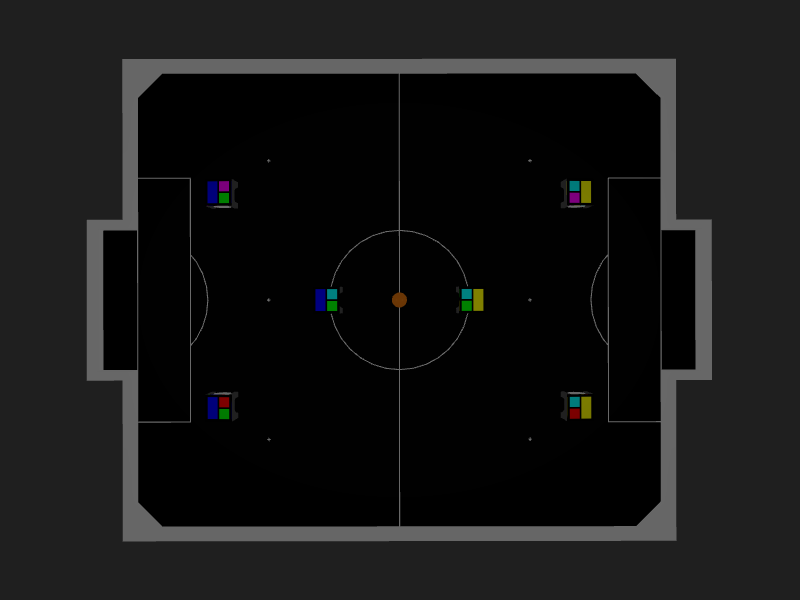
#> input picture simulated_data/image_10.png, 800 x 600 px, found by its file name
$ python color_spaces_img.py
#> lines starting #> are read from the running program, lines starting #| are printed output that depends on the picture
import os, sys
sys.dont_write_bytecode = True

cwd = os.getcwd()
if cwd not in sys.path:
    sys.path.append(cwd)

import cv2, numpy as np

class ColorCalibration:
    def __init__(self, color_space):
#> called with color_space = 4
        self.color_space = color_space
        self.labels = ['CH1L', 'CH2L', 'CH3L', 'CH1H', 'CH2H', 'CH3H']
        self.values = [255, 255, 255, 255, 255, 255]
        self.default = [0, 0, 0, 255, 255, 255]

        self.img1 = cv2.imread("simulated_data/image_10.png")
#> self.img1 is the input picture: shape (600, 800, 3); mean B, G, R 21.3, 21.4, 21.3
        self.img2 = cv2.imread("simulated_data/image_40.png")
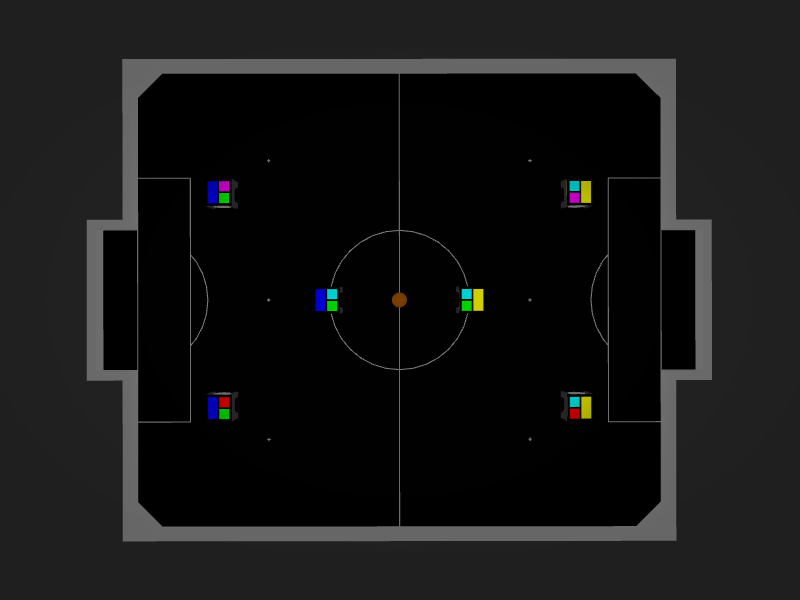
#> input picture simulated_data/image_40.png, 800 x 600 px, found by its file name
#> self.img2 is the input picture: shape (600, 800, 3); mean B, G, R 21.9, 22, 21.8
        self.img3 = cv2.imread("simulated_data/image_255.png")
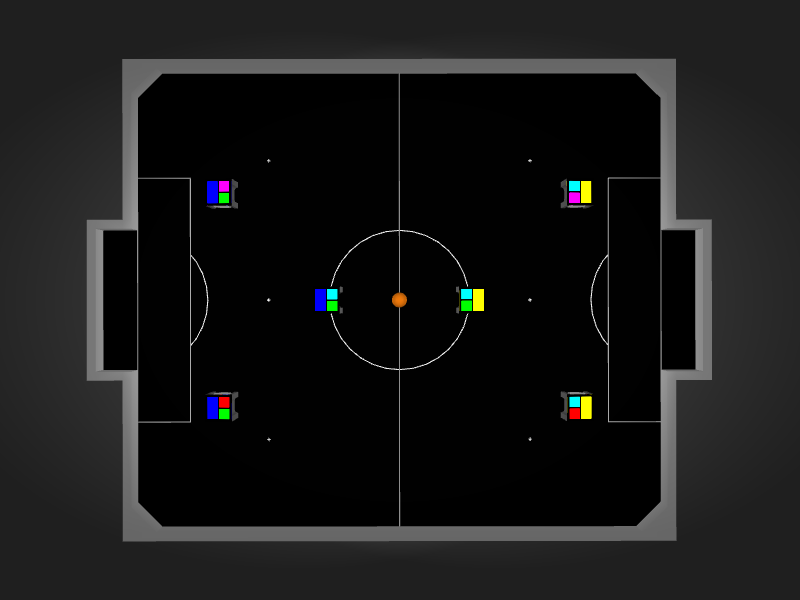
#> input picture simulated_data/image_255.png, 800 x 600 px, found by its file name
#> self.img3 is the input picture: shape (600, 800, 3); mean B, G, R 24.6, 24.8, 24.6

        self.img1 = cv2.resize(self.img1, (0, 0), fx=0.5, fy=0.5)
#> self.img1: shape (300, 400, 3)
        self.img2 = cv2.resize(self.img2, (0, 0), fx=0.5, fy=0.5)
#> self.img2: shape (300, 400, 3)
        self.img3 = cv2.resize(self.img3, (0, 0), fx=0.5, fy=0.5)
#> self.img3: shape (300, 400, 3)

        cv2.namedWindow('Color')
        for l, v, d in zip(self.labels, self.values, self.default): cv2.createTrackbar(l, 'Color', d, v, self.nothing)

        # self.image_callback()

    def nothing(self, value): pass

    def image_callback(self):
        while True:

            img = cv2.imread('images/color_wheel.png')
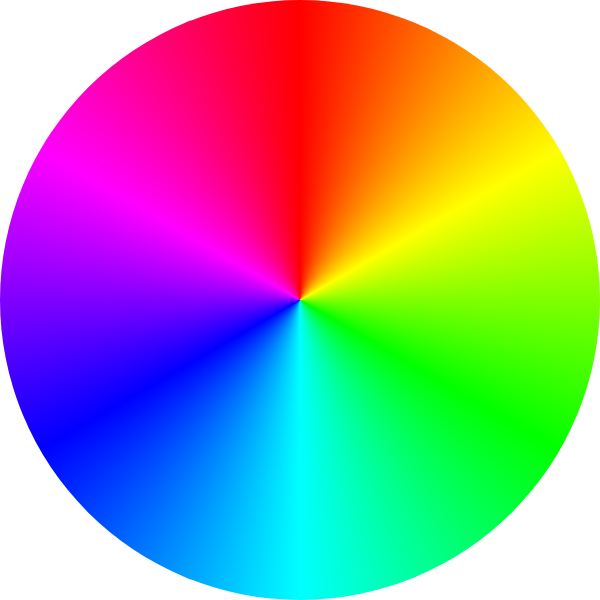
#> input picture images/color_wheel.png, 600 x 600 px, found by its file name
#> img is the input picture: shape (600, 600, 3); mean B, G, R 154.9, 154.9, 154.9
            img = cv2.resize(img, (0, 0), fx=0.5, fy=0.5)
#> img: shape (300, 300, 3)
            cv2.imshow('Color', img)

            CH1L, CH2L, CH3L, CH1H, CH2H, CH3H = [cv2.getTrackbarPos(l, 'Color') for l in self.labels]

            # cv2.imshow('img1', self.img1)
            # cv2.imshow('img2', self.img2)
            # cv2.imshow('img3', self.img3)

            row2 = np.hstack((self.img1, self.img2, self.img3))
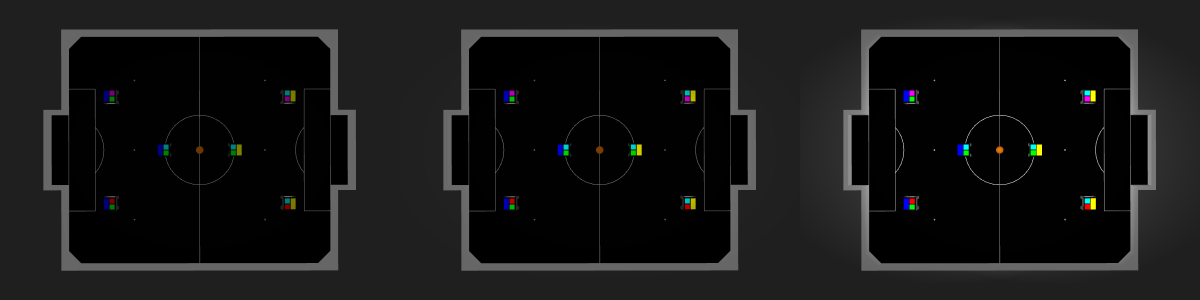
#> row2: shape (300, 1200, 3); mean B, G, R 22.6, 22.7, 22.6

            hls1 = cv2.cvtColor(self.img1, self.color_space)
            hls2 = cv2.cvtColor(self.img2, self.color_space)
            hls3 = cv2.cvtColor(self.img3, self.color_space)

            low, high = np.asarray([CH1L, CH2L, CH3L], np.uint8), np.asarray([CH1H, CH2H, CH3H], np.uint8)
            mask1 = cv2.inRange(hls1, low, high)
#> mask1: shape (300, 400); every value is 255
            mask2 = cv2.inRange(hls2, low, high)
            mask3 = cv2.inRange(hls3, low, high)

            self.mask1 = cv2.cvtColor(mask1, cv2.COLOR_GRAY2BGR)
#> self.mask1: shape (300, 400, 3); every value is 255
            self.mask2 = cv2.cvtColor(mask2, cv2.COLOR_GRAY2BGR)
            self.mask3 = cv2.cvtColor(mask3, cv2.COLOR_GRAY2BGR)

            row1 = np.hstack((self.mask1, self.mask2, self.mask3))
#> row1: shape (300, 1200, 3); every value is 255

            full_img = np.vstack((row1, row2))
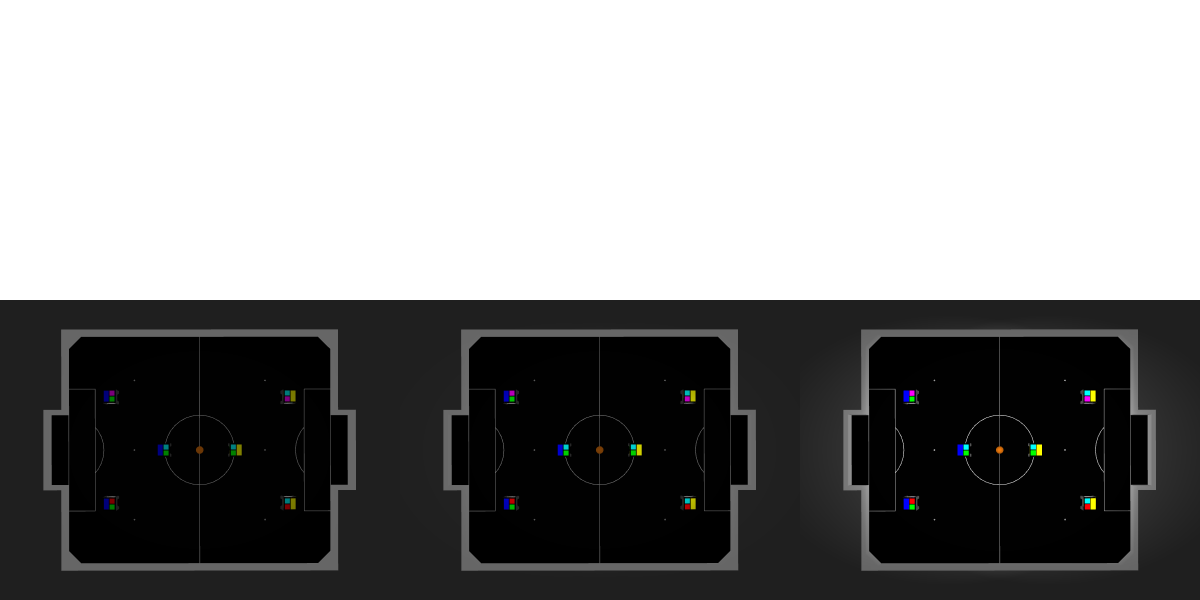
#> full_img: shape (600, 1200, 3); mean B, G, R 138.8, 138.9, 138.8
            cv2.imshow('Full', full_img)

            # cv2.imshow('Mask1', mask1)
            # cv2.imshow('Mask2', mask2)
            # cv2.imshow('Mask3', mask3)


            if cv2.waitKey(60) == 27:
#> (key Esc is pressed here)
                self.stop()
                break

    def stop(self):
        # [6 lines of commented-out code are left out]
        cv2.destroyAllWindows()

def main():
    color_calibration = ColorCalibration(color_space=cv2.COLOR_BGR2RGB)
    color_calibration.image_callback()
    color_calibration.stop()

if __name__ == "__main__":
    #A poco sí tilín
    main()
